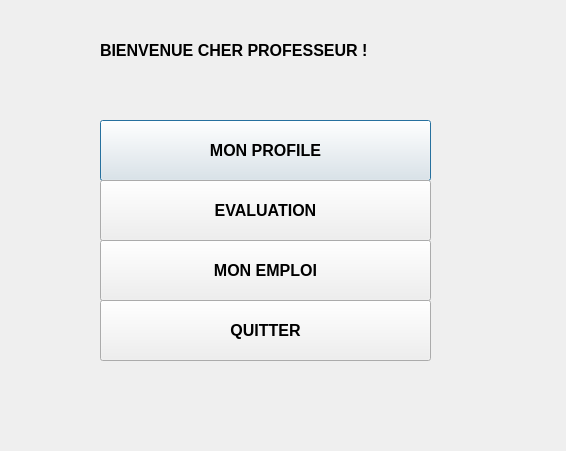
<?xml version="1.0" encoding="UTF-8"?>
<ui version="4.0">
 <class>professeur</class>
 <widget class="QDialog" name="professeur">
  <property name="geometry">
   <rect>
    <x>0</x>
    <y>0</y>
    <width>566</width>
    <height>451</height>
   </rect>
  </property>
  <property name="windowTitle">
   <string>Dialog</string>
  </property>
  <widget class="QPushButton" name="PROFILE">
   <property name="geometry">
    <rect>
     <x>100</x>
     <y>120</y>
     <width>331</width>
     <height>61</height>
    </rect>
   </property>
   <property name="font">
    <font>
     <pointsize>12</pointsize>
     <weight>75</weight>
     <bold>true</bold>
    </font>
   </property>
   <property name="text">
    <string>MON PROFILE</string>
   </property>
  </widget>
  <widget class="QPushButton" name="EVALUATION">
   <property name="geometry">
    <rect>
     <x>100</x>
     <y>180</y>
     <width>331</width>
     <height>61</height>
    </rect>
   </property>
   <property name="font">
    <font>
     <pointsize>12</pointsize>
     <weight>75</weight>
     <bold>true</bold>
    </font>
   </property>
   <property name="text">
    <string>EVALUATION</string>
   </property>
  </widget>
  <widget class="QPushButton" name="EMPLOI">
   <property name="geometry">
    <rect>
     <x>100</x>
     <y>240</y>
     <width>331</width>
     <height>61</height>
    </rect>
   </property>
   <property name="font">
    <font>
     <pointsize>12</pointsize>
     <weight>75</weight>
     <bold>true</bold>
    </font>
   </property>
   <property name="text">
    <string>MON EMPLOI</string>
   </property>
  </widget>
  <widget class="QPushButton" name="QUITTER">
   <property name="geometry">
    <rect>
     <x>100</x>
     <y>300</y>
     <width>331</width>
     <height>61</height>
    </rect>
   </property>
   <property name="font">
    <font>
     <pointsize>12</pointsize>
     <weight>75</weight>
     <bold>true</bold>
    </font>
   </property>
   <property name="text">
    <string>QUITTER</string>
   </property>
  </widget>
  <widget class="QLabel" name="label">
   <property name="geometry">
    <rect>
     <x>100</x>
     <y>30</y>
     <width>361</width>
     <height>41</height>
    </rect>
   </property>
   <property name="font">
    <font>
     <pointsize>12</pointsize>
     <weight>75</weight>
     <bold>true</bold>
    </font>
   </property>
   <property name="text">
    <string>BIENVENUE CHER PROFESSEUR !</string>
   </property>
  </widget>
 </widget>
 <resources/>
 <connections/>
</ui>
